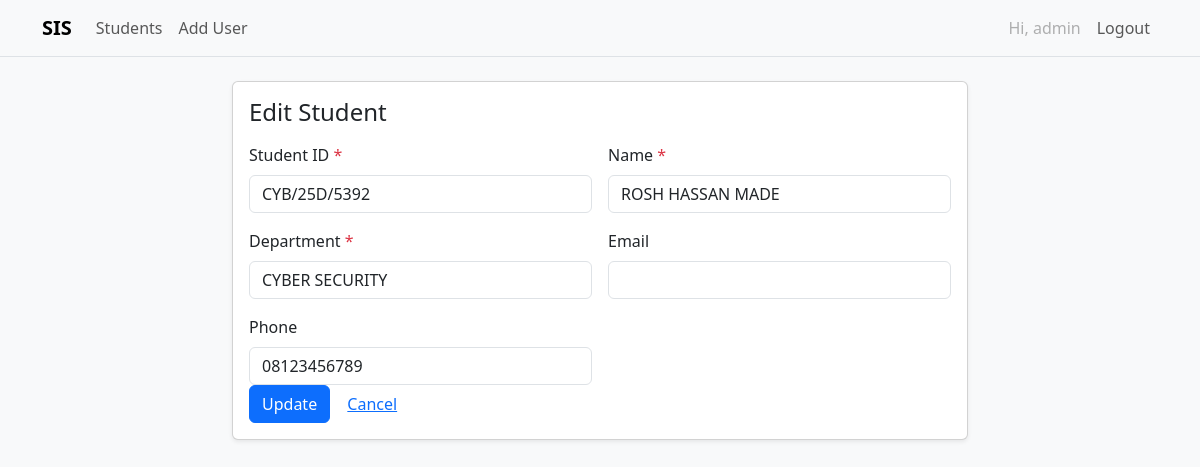
The page /students/5/edit (signed in) on the database as committed earlier.
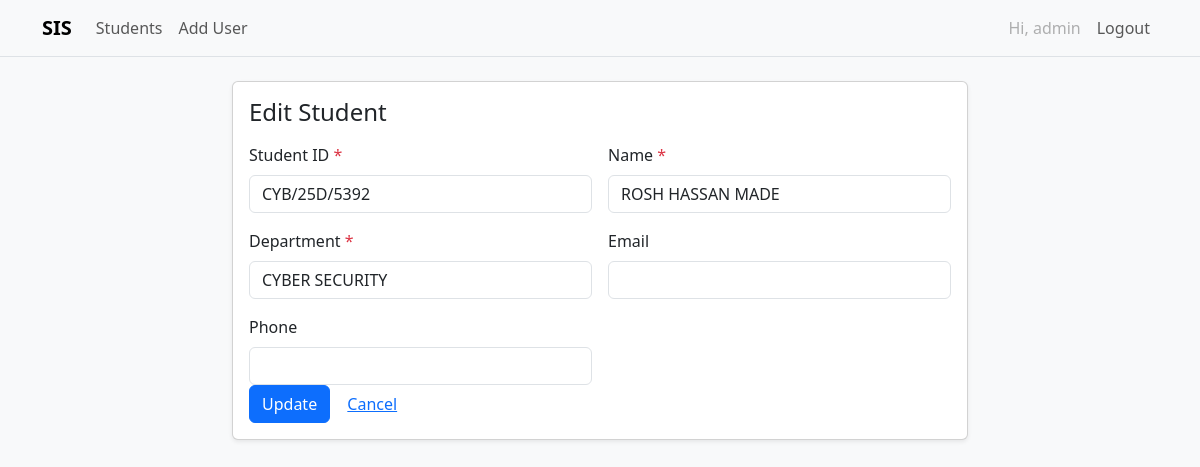
The same page on the database as committed later.
### tables this page shows
CREATE TABLE students (
            id INTEGER PRIMARY KEY AUTOINCREMENT,
            student_id TEXT UNIQUE NOT NULL,
            name TEXT NOT NULL,
            department TEXT NOT NULL,
            email TEXT UNIQUE,
            phone TEXT,
            created_at TEXT NOT NULL
        );

### app.py (the view, shortened to what this page needs)
@app.route("/students/<int:id>/edit", methods=["GET", "POST"])
@login_required
def edit_student(id: int):
    db = get_db()
    row = db.execute("SELECT * FROM students WHERE id = ?", (id,)).fetchone()
    if not row: abort(404)
    return render_template("students/edit.html", s=row, data=dict(row))

### app.py (called while the page is built)
def get_db():
    if "db" not in g:
        g.db = sqlite3.connect(app.config["DATABASE"])
        g.db.row_factory = sqlite3.Row
    return g.db

def login_required(view):
    @wraps(view)
    def wrapped(*args, **kwargs):
        if "user_id" not in session:
            return redirect(url_for("login", next=request.path))
        return view(*args, **kwargs)
    return wrapped

def get_csrf_token():
    token = session.get("_csrf_token")
    if not token:
        import secrets
        token = secrets.token_hex(16)
        session["_csrf_token"] = token
    return token

### templates/students/edit.html (shortened to what this page needs)
{% extends "base.html" %}
{% block content %}
<div class="row justify-content-center">
  <div class="col-md-8">
    <div class="card shadow-sm">
      <div class="card-body">
        <h1 class="h4 mb-3">Edit Student</h1>
        <form method="post">
          {% set values = data %}
          {% include "students/_form_fields.html" %}
          <button class="btn btn-primary">Update</button>
          <a href="{{ url_for('view_student', id=s.id) }}" class="btn btn-link">Cancel</a>
        </form>
      </div>
    </div>
  </div>
</div>
{% endblock %}

### templates/students/_form_fields.html
{% set values = data if data is defined else {} %}
<div class="row g-3">
  <div class="col-md-6">
    <label class="form-label">Student ID <span class="text-danger">*</span></label>
    <input name="student_id" class="form-control" value="{{ values.student_id or '' }}" required>
  </div>
  <div class="col-md-6">
    <label class="form-label">Name <span class="text-danger">*</span></label>
    <input name="name" class="form-control" value="{{ values.name or '' }}" required>
  </div>
  <div class="col-md-6">
    <label class="form-label">Department <span class="text-danger">*</span></label>
    <input name="department" class="form-control" value="{{ values.department or '' }}" required>
  </div>
  <div class="col-md-6">
    <label class="form-label">Email</label>
    <input type="email" name="email" class="form-control" value="{{ values.email or '' }}">
  </div>
  <div class="col-md-6">
    <label class="form-label">Phone</label>
    <input name="phone" class="form-control" value="{{ values.phone or '' }}">
  </div>
</div>

Rows that differ between the two databases and show on the page:
changed students "CYB/25D/5392": phone "08123456789" → (not shown)
